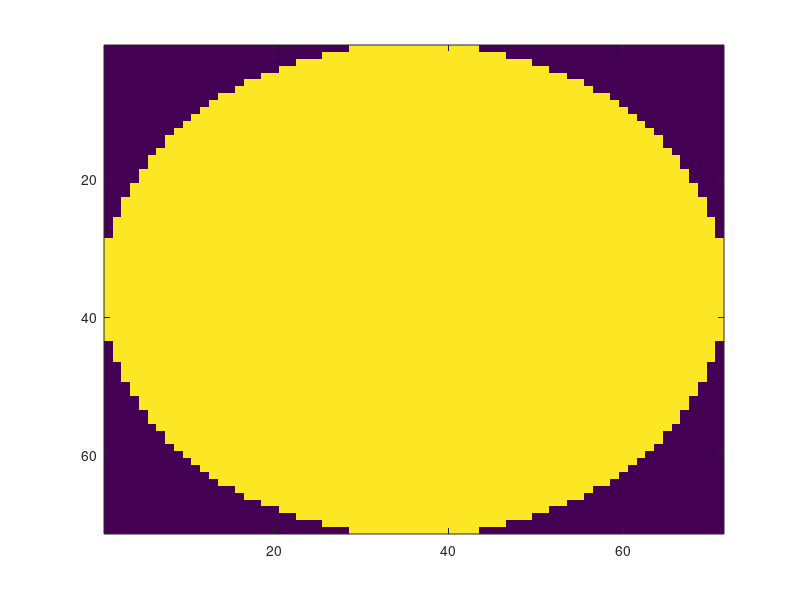

Reproduce this figure in MATLAB. (Note: this script raises an error after producing the figure.)
clear all
close all

duration = 0.5;
framerate = 30;
isi = 2;

% sfrange = [0 0.04 0.16];
% tfrange =[0 2 8];

sfrange = 0.1067;
tfrange =[ 0 ];
%phaserange = [0 0 0 0 0];
phaserange = linspace(0, 2*pi,9);
phaserange=phaserange(1:4); %half length of original stim == 7.25 min

ntheta =2;
nx = 2; ny =1;
sigma=0.015;
randomOrder=1;
randomTheta=0;
binarize=0;
blank=0;

contrasts = [0 0 0 0 0 0 0 0 0 0.01 0.04]

totalduration = (duration+isi)*length(sfrange)*length(tfrange)*length(phaserange)*ntheta*nx*ny*length(contrasts)
totalduration/60

% clear all
% duration = 0.5;
% framerate = 60;
% isi = 0.5;
% sfrange = [0 0.02 0.04 0.16 0.32];
% tfrange =[0 1.5 8];
% phaserange = [0 pi];
% ntheta =10;
% nx = 1; ny =1;
% sigma=0.075;
% randomOrder=1;
% randomTheta=0;

% clear all
% duration = 0.5;
% framerate = 60;
% isi = 0.5;
% sfrange = [0 0.03 0.024];
% tfrange =[0 1.5 8];
% phaserange = [0 pi];
% ntheta =8;
% nx = 2; ny =1;
% sigma=0.1;
% randomOrder=1;
% randomTheta=0;



xsz = 256;
ysz = xsz*9/16;
dist = 25;
width = 50;
widthdeg = 2*atand(0.5*width/dist)
degperpix = widthdeg/xsz
sfrange = sfrange*degperpix;


blockwidth = 100*5/7;

xposrange = [0.33  0.66]*xsz - blockwidth/2
ypos = linspace(1,ysz-1,ny+1);
yposrange = ypos(1:end-1);
yposrange = 0.5*ysz - blockwidth/2;




thetarange = linspace(0, pi,ntheta+1);
if blank
    ntheta=ntheta+1;
else
    thetarange = thetarange(1:end-1);
end

%thetarange = [0  pi/2 ];
trial=0;
for n= 1:length(thetarange);
    for i = 1:length(xposrange);
        for j = 1:length(yposrange);
            for k = 1:length(sfrange);
                for l = 1:length(tfrange);
                    for m= 1:length(phaserange);
                        for c = 1:length(contrasts);
                            trial = trial+1;
                            xpos(trial) = xposrange(i); ypos(trial)=yposrange(j);
                            sf(trial)=sfrange(k); tf(trial)=tfrange(l);
                            phase(trial) = phaserange(m); theta(trial) = thetarange(n);
                            contrast(trial) = contrasts(c);
                            if randomTheta
                                theta(trial) = rand*2*pi;
                            end
                        end
                    end
                end
            end
        end
    end
end

if randomOrder
    order = randperm(trial);
    xpos = xpos(order); ypos=ypos(order); sf =sf(order); tf=tf(order); phase=phase(order); theta=theta(order); contrast = contrast(order);
end

trial*duration/60

[x y] =meshgrid(1:blockwidth,1:blockwidth);
xgrid=(x-mean(x(:))); ygrid=(y-mean(y(:)));
gaussian = sqrt((xgrid.^2 +ygrid.^2))<blockwidth/2;
% 
% sigma = 10
% gaussian = sqrt(exp(-0.5*(xgrid.^2 +ygrid.^2)/sigma^2));

figure
imagesc(gaussian)

moviedata = zeros(xsz,ysz,trial*(duration+isi)*framerate,'uint8')+128;
for tr = 1:trial
    tr
    ph = (x*cos(theta(tr)) + y*sin(theta(tr)))*2*pi*sf(tr) + phase(tr);
    if theta(tr)~=2*pi
        for t = 1:duration*framerate;
            frame = uint8(0.5*255*(cos(ph + 2*pi*t*tf(tr)/framerate).*gaussian*contrast(tr)+1));
            moviedata(xpos(tr):xpos(tr)+blockwidth-1, ypos(tr):ypos(tr)+blockwidth-1,(tr-1)*duration*framerate +tr*isi*framerate+t) = frame;
        end
    end
end
if binarize
    moviedata(moviedata>128)=255;
    moviedata(moviedata<128)=0;
end

moviedata = moviedata(1:xsz,1:ysz,:);
h4 = figure

vidObj = VideoWriter('detectionstim_movieclip');
% vidObj.FrameRate = 60;
open(vidObj);

% figure
for i = 1:length(moviedata)/20
    imshow(moviedata(:,:,i));
    drawnow
    currFrame = getframe(gcf);
    writeVideo(vidObj,currFrame);
end
close(vidObj);


save DetectionStim2contrast_LOW_7_25min moviedata xpos ypos tf sf phase theta framerate duration isi nx ny sigma contrast
size(moviedata)
length(moviedata)/(60)
figure
for rep = 0:11;
    subplot(4,3,rep+1);
    imshow(moviedata(:,:,framerate*(isi + rep*(isi+duration))+1))
end


figure
imshow(max(moviedata,[],3))

